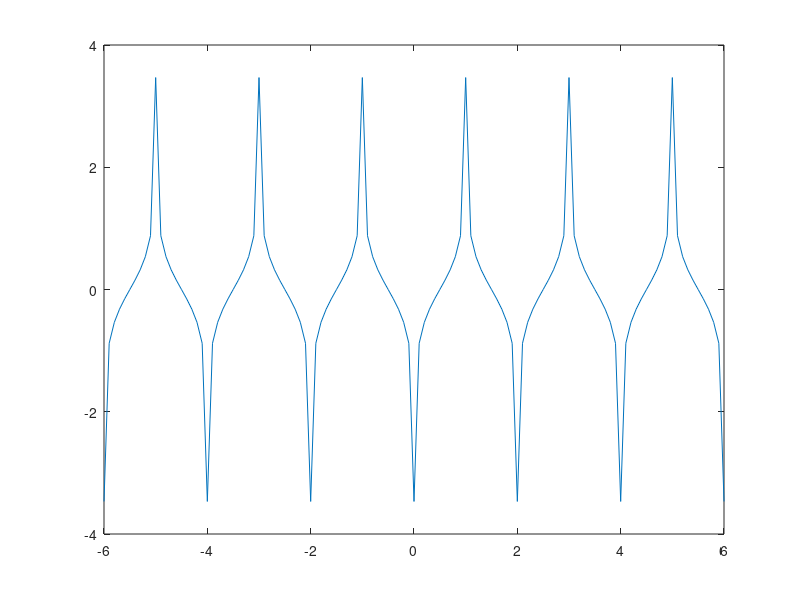

MATLAB code to generate this figure:
clc; close all; clear all;
l = 1;

for t = -6:0.1:6
  x = 0;
  
  for k = -400:400
    if (k == 0)
      x = 0;
    else
      x = x + (-(1.5/(2*j*pi*k))*(exp(-j*k*pi) - 1 + exp(-j*k*pi) - exp(-2*j*k*pi)))*exp(j*k*pi*t);
    end
  end
  y(l) = imag(x) ;
  z(l) = real(x);
  l = l + 1;
  
end

t = -6:0.1:6;
plot(t,y)